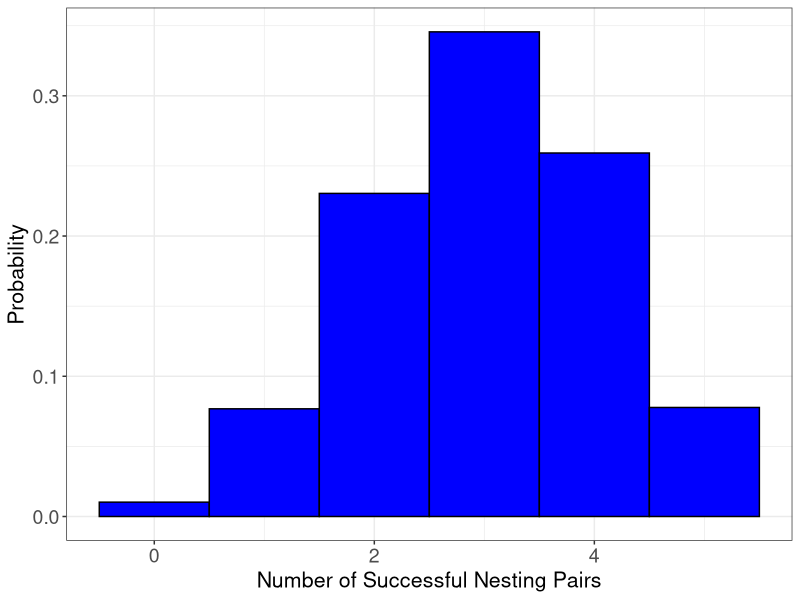
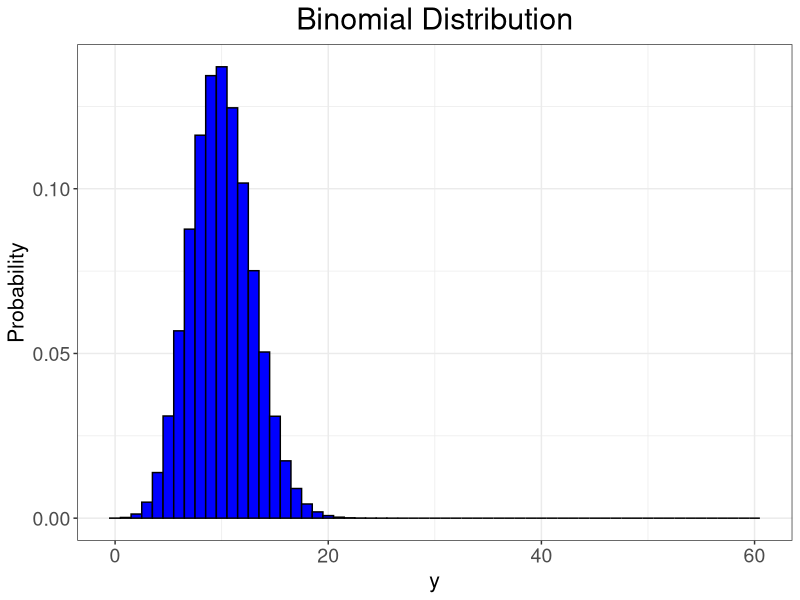

R code for these plots, in order:
##Load library needed for data analysis
  library(ggplot2)

########################################################################
##P(Y = 3) - binomial with n = 5 and p = 0.6
  dbinom(3, 5, 0.6)

##P(Y >=2) - binomial with n = 5 and p = 0.6 greater than or equal to 2
  sum(dbinom(2:5, 5, 0.6))

##P(Y <=3) - binomial with n = 5 and p = 0.6 less than or equal to 3
  sum(dbinom(0:3, 5, 0.6))

##Graph probability distribution of binomial with n = 5 and p = 0.6
  #set the possible values for Y
  y<- c(0:5)
  #calculate the probabilities for each value of Y
  proby<- dbinom(0:5, 5, 0.6)
  #Put the values of y and proby into a data frame
  Bars<- as.data.frame(cbind(y, proby))
  
  #Bar Graph of y and proby values
  ggplot(Bars, aes(x = y, y = proby))+ 
    geom_bar(stat="identity", width = 1, fill = "blue", 
             colour = "black")+
    labs(x = "Number of Successful Nesting Pairs",
         y = "Probability")+
    theme_bw()+
    theme(axis.title.y = element_text(size = rel(1.4)),
          axis.title.x = element_text(size = rel(1.4)),
          axis.text.x = element_text(size = rel(1.6)),
          axis.text.y = element_text(size = rel(1.6)),
          plot.title = element_text(hjust=0.5, size = rel(2)))
    
##Graph general probability distribution for binomial
##Set the values of n and p; rest of code uses these values
  n<- 60
  p<- 1/6
  
  #set the possible values of Y
  y<- c(0:n)
  #calculate the probabilities for each value of Y
  proby<- dbinom(0:n, n, p)
  
  #Put the values of y and proby into a data frame 
  Bars<- as.data.frame(cbind(y, proby))
  
  #Bar Graph of y and proby values
  ggplot(Bars, aes(x = y, y = proby))+ 
    geom_bar(stat="identity", width = 1, fill = "blue", 
             colour = "black")+
    theme_bw()+
    theme(axis.title.y = element_text(size = rel(1.4)),
          axis.title.x = element_text(size = rel(1.4)),
          axis.text.x = element_text(size = rel(1.6)),
          axis.text.y = element_text(size = rel(1.6)),
          plot.title = element_text(hjust=0.5, size = rel(2)))+
    labs(x = "y",
         y = "Probability",
         title = "Binomial Distribution")

##Calculate probability for multinomial distribution for M&Ms
  prob<- c(0.24, 0.2, 0.14, 0.13, 0.16, 0.13)
  y<- c(2,2,1,1,1,1)
  dmultinom(y, sum(y), prob)

